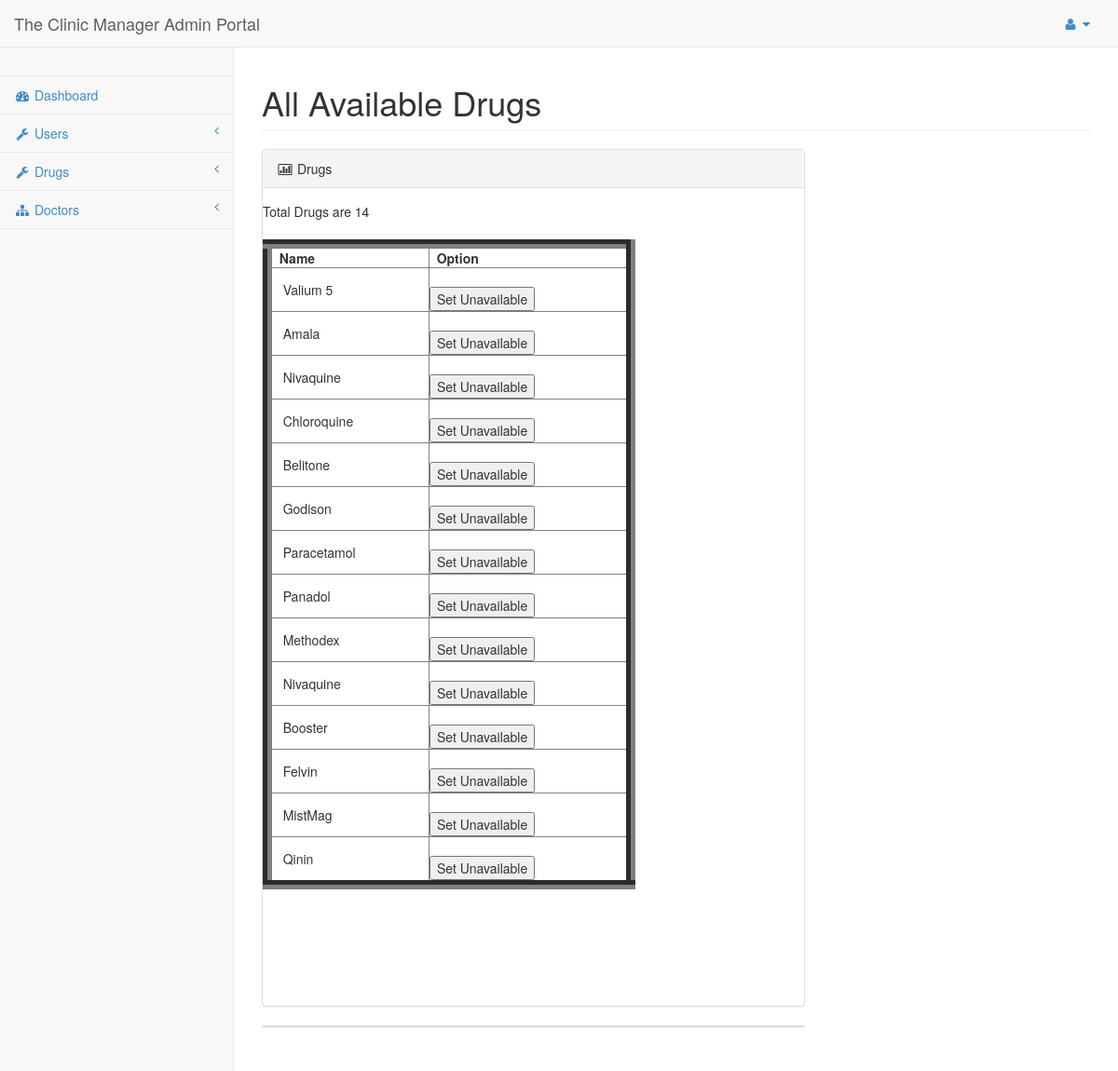
The page /Enter/admin/admin/alldrugsEdit.php (signed in) on the database its author committed.
### tables this page shows
CREATE TABLE IF NOT EXISTS `pharm` (
  `id` int(11) NOT NULL AUTO_INCREMENT,
  `drugname` varchar(200) NOT NULL,
  `available` varchar(6) NOT NULL DEFAULT 'true',
  PRIMARY KEY (`id`)
);

### Enter/admin/admin/library.php (called while the page is built, shortened)
<?php
 class DataBase{
  public $connect,$to_be_escaped;
 function dbconnect(){
	$this->connect = new mysqli($this::dbhostname,$this::dbusername,$this::dbpassword,$this::dbname);
 }
 public function select_from_db($query){
	 $this->query =$query ;
	$data = array();
	 $rs = $this->connect->query($this->query);
	if ($rs === false){
	trigger_error(''.$this->connect->error, E_USER_ERROR);
	} else{
		$numrows = $rs->num_rows;
		for($i=0; $i<$numrows; $i++){
			 $data[] = $rs->fetch_assoc();
		}
		return $numrows_and_data = array($numrows,$data);
	}
 }
 }
?>

### Enter/admin/admin/alldrugsEdit.php (the view, shortened to what this page needs)
<?php
	include 'config.php';
if(((isset($_SESSION['isLoged']))&&(!empty($_SESSION['isLoged']))) && ((isset($_SESSION['id']))&&(!empty($_SESSION['id'])))
				){
?>
<!DOCTYPE html>
<html>
<head>
    <link href="css/bootstrap.min.css" rel="stylesheet">
    <link href="font-awesome/css/font-awesome.css" rel="stylesheet">
    <link href="css/sb-admin.css" rel="stylesheet">
</head>
<body>
    <div id="wrapper">
        <?php
		include "header_admin.php";
		?>
            <div class="navbar-default navbar-static-side" role="navigation">
               <?php
			   include "side_nav.php";
			   ?>
            </div>
        </nav>
        <div id="page-wrapper">
            <div class="row">
                <div class="col-lg-12">
                    <h1 class="page-header">All Available Drugs</h1>
                </div>
            </div>
            <div class="row">
                <div class="col-lg-8">
                    <div class="panel panel-default">
                        <div class="panel-heading">
                            <i class="fa fa-bar-chart-o fa-fw"></i> Drugs
                        </div>
                        <div class="panel-body">
                          <div class="row">
                            <div >
                                    <div class="table-responsive">
										<?php
		 require_once("library.php");
	  $dobbybb = new DataBase();
	  $dobbybb->dbconnect();
	  $theSel = "select * from pharm where available = 'true'
	  ";
	  $gtDocN = $dobbybb->select_from_db($theSel);
	  $getDoc = $gtDocN[1];
	  $getD = $gtDocN[0];
	  echo "
	  Total Drugs  are $getD  <br /><br />
	  <table width=\"400px\" border=\"10\">
                                            <thead>
                                                <tr>
                                                    <th>&nbsp;&nbsp;Name</th>
													 <th>&nbsp;&nbsp;Option</th>
                                                </tr>
                                            </thead>
                                            <tbody>";
	foreach( $getDoc as $gd){
	 $fnamee = $gd['drugname'];
	  $id2 = $gd['id'] ;
		echo "
		<tr>
			<td >&nbsp;&nbsp; $fnamee</td>
			<td>&nbsp;&nbsp;
			<form  action=\"edit_MA.php\" method=\"POST\" enctype=\"application/x-www-form-urlencoded\" 	name=\"del\">
			    	<input type=\"submit\"   value=\"Set Unavailable\" />
            	<input name=\"deltoken\" type=\"hidden\"  value=\"$id2\">
				<input name=\"fromtype\" type=\"hidden\"  value=\"staff\">
				</form>
			</td>
		</tr>
		 ";
	 }
		?>
                                            </tbody>
                                        </table>
                                    </div>
									<br />
									<br /><br /><br />
                              </div>
                                <p>&nbsp;</p>
                          </div>
                        </div>
                    </div>
                  <div class="panel panel-default">
                    </div>
                </div>
            </div>
        </div>
    </div>
</body>
</html>
<?php
}else{
	if($connectDatabase == TRUE){$action=FALSE;include('connect.php');}
	header("Location: $errpage");
	exit();
}
 ?>

### Enter/admin/admin/css/sb-admin.css (style rules this page uses)
body { padding-top: 100px; background-color: #f8f8f8; }
@media (min-width:768px) { body { padding-top: 50px; } }
#wrapper { width: 100%; }
#page-wrapper { padding: 0 15px; min-height: 568px; background-color: #fff; }
@media (min-width:768px) { #page-wrapper { position: inherit; margin: 0 0 0 250px; padding: 0 30px; min-height: 1300px; border-left: 1px solid #e7e7e7; } }
@media (min-width:768px) { .navbar-static-side { z-index: 1; position: absolute; width: 250px; margin-top: 51px; } }

### rows shown on the page
pharm: drugname "Valium 5"
pharm: drugname "Amala"
pharm: drugname "Nivaquine"
pharm: drugname "Chloroquine"
pharm: drugname "Belitone"
pharm: drugname "Godison"
pharm: drugname "Paracetamol"
pharm: drugname "Panadol"
pharm: drugname "Methodex"
pharm: drugname "Nivaquine"
pharm: drugname "Booster"
pharm: drugname "Felvin"
pharm: drugname "MistMag"
pharm: drugname "Qinin"

### other values the page prints
$getD "14"
